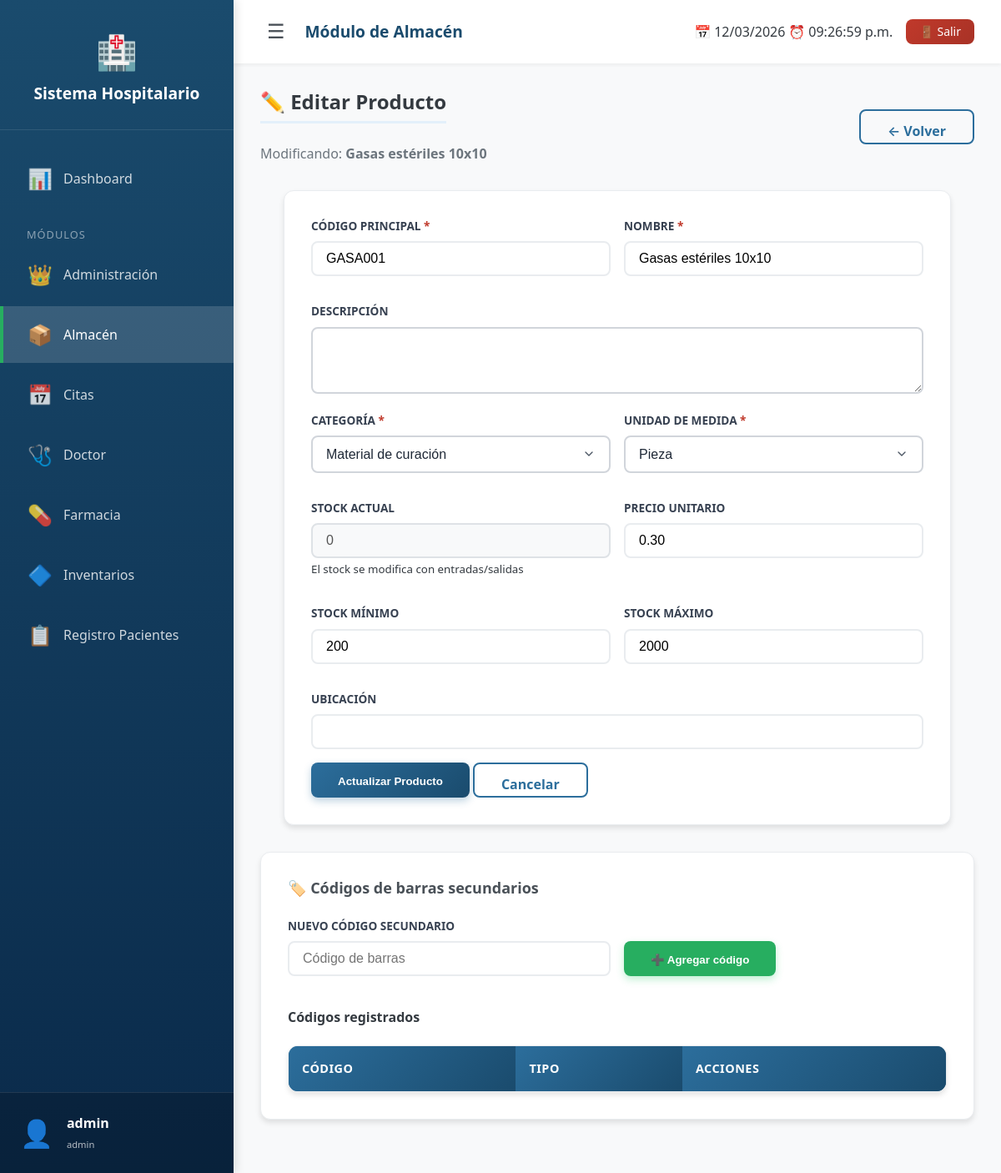
The page /Hospital/modules/almacen/editar_producto.php?id=1 (signed in) on the database its author committed.
### tables this page shows
CREATE TABLE `modulos` (
  `id` int(11) NOT NULL,
  `nombre` varchar(50) DEFAULT NULL,
  `ruta` varchar(100) DEFAULT NULL
);

CREATE TABLE `productos` (
  `id` int(11) NOT NULL,
  `departamento` enum('almacen','farmacia') NOT NULL,
  `codigo` varchar(50) DEFAULT NULL,
  `nombre` varchar(200) NOT NULL,
  `descripcion` text DEFAULT NULL,
  `categoria_almacen_id` int(11) DEFAULT NULL,
  `categoria_farmacia_id` int(11) DEFAULT NULL,
  `unidad_medida` enum('pieza','caja','frasco','tableta','capsula','ampolleta','ml','litro','gramo','kilogramo','metro','otro') DEFAULT 'pieza',
  `stock_minimo` int(11) DEFAULT 10,
  `stock_maximo` int(11) DEFAULT 1000,
  `precio_unitario` decimal(10,2) DEFAULT 0.00,
  `ubicacion` varchar(100) DEFAULT NULL,
  `activo` tinyint(1) DEFAULT 1,
  `fecha_registro` timestamp NOT NULL DEFAULT current_timestamp()
);

CREATE TABLE `categorias_almacen` (
  `id` int(11) NOT NULL,
  `nombre` varchar(100) NOT NULL,
  `tipo` enum('material_medico','oficina','limpieza','equipo','otro') NOT NULL,
  `descripcion` text DEFAULT NULL
);

### Hospital/modules/almacen/editar_producto.php (the view, shortened to what this page needs)
<?php
require_once '../../config/db.php';
require_once '../../includes/header.php';
$id = $_GET['id'];
$stmt = $pdo->prepare("
    SELECT p.*,
           COALESCE(sa.cantidad_total, 0) as stock_actual
    FROM productos p
    LEFT JOIN stock_actual sa ON p.id = sa.producto_id AND sa.departamento = 'almacen'
    WHERE p.id = ? AND p.departamento = 'almacen'
");
$stmt->execute([$id]);
$producto = $stmt->fetch();
$categorias = $pdo->query("SELECT * FROM categorias_almacen ORDER BY nombre")->fetchAll();
?>
<div class="fade-in modulo-almacen">
    <div style="display: flex; justify-content: space-between; align-items: center; margin-bottom: var(--spacing-xl);">
        <div>
            <h1>✏️ Editar Producto</h1>
            <p style="color: var(--gray-600);">Modificando: <strong><?= htmlspecialchars($producto['nombre']) ?></strong></p>
        </div>
        <a href="productos.php" class="almacen-btn almacen-btn-outline">← Volver</a>
    </div>
    <div class="almacen-card" style="max-width: 800px; margin: 0 auto;">
        <form method="POST" action="actualizar_producto.php">
            <div class="almacen-form-row">
                <div class="almacen-form-group">
                    <label class="required">Código principal</label>
                    <input type="text" name="codigo" class="almacen-form-control" required
                           value="<?= htmlspecialchars($producto['codigo']) ?>">
                </div>
                <div class="almacen-form-group">
                    <label class="required">Nombre</label>
                    <input type="text" name="nombre" class="almacen-form-control" required
                           value="<?= htmlspecialchars($producto['nombre']) ?>">
                </div>
            </div>
            <div class="almacen-form-group">
                <label>Descripción</label>
                <textarea name="descripcion" class="almacen-form-control" rows="2"><?= htmlspecialchars($producto['descripcion'] ?? '') ?></textarea>
            </div>
            <div class="almacen-form-row">
                <div class="almacen-form-group">
                    <label class="required">Categoría</label>
                    <select name="categoria_almacen_id" class="almacen-form-control" required>
                        <?php foreach ($categorias as $c): ?>
                            <option value="<?= $c['id'] ?>" <?= $c['id'] == $producto['categoria_almacen_id'] ? 'selected' : '' ?>>
                                <?= htmlspecialchars($c['nombre']) ?>
                            </option>
                        <?php endforeach; ?>
                    </select>
                </div>
                <div class="almacen-form-group">
                    <label class="required">Unidad de medida</label>
                    <select name="unidad_medida" class="almacen-form-control" required>
                        <option value="pieza" <?= $producto['unidad_medida'] == 'pieza' ? 'selected' : '' ?>>Pieza</option>
                    </select>
                </div>
            </div>
            <div class="almacen-form-row">
                <div class="almacen-form-group">
                    <label>Stock actual</label>
                    <input type="number" class="almacen-form-control" value="<?= $producto['stock_actual'] ?>" readonly disabled>
                    <small class="almacen-text-muted">El stock se modifica con entradas/salidas</small>
                </div>
                <div class="almacen-form-group">
                    <label>Precio unitario</label>
                    <input type="number" step="0.01" name="precio_unitario" class="almacen-form-control"
                           value="<?= $producto['precio_unitario'] ?>">
                </div>
            </div>
            <div class="almacen-form-row">
                <div class="almacen-form-group">
                    <label>Stock mínimo</label>
                    <input type="number" name="stock_minimo" class="almacen-form-control" value="<?= $producto['stock_minimo'] ?>">
                </div>
                <div class="almacen-form-group">
                    <label>Stock máximo</label>
                    <input type="number" name="stock_maximo" class="almacen-form-control" value="<?= $producto['stock_maximo'] ?>">
                </div>
            </div>
            <div class="almacen-form-group">
                <label>Ubicación</label>
                <input type="text" name="ubicacion" class="almacen-form-control" value="<?= htmlspecialchars($producto['ubicacion'] ?? '') ?>">
            </div>
            <div class="almacen-flex almacen-gap-sm">
                <button type="submit" class="almacen-btn almacen-btn-primary">Actualizar Producto</button>
                <a href="productos.php" class="almacen-btn almacen-btn-outline">Cancelar</a>
            </div>
        </form>
    </div>
    <div class="almacen-card" style="margin-top: var(--spacing-xl);">
        <h3>🏷️ Códigos de barras secundarios</h3>
        <form method="POST" action="guardar_codigo.php" style="margin-bottom: var(--spacing-lg);">
            <div class="almacen-form-row">
                <div class="almacen-form-group" style="flex: 1;">
                    <label>Nuevo código secundario</label>
                    <input type="text" name="codigo" class="almacen-form-control" placeholder="Código de barras" required>
                </div>
                <div class="almacen-form-group">
                    <label>&nbsp;</label>
                    <button type="submit" class="almacen-btn almacen-btn-success">➕ Agregar código</button>
                </div>
            </div>
        </form>
        <h4>Códigos registrados</h4>
        <div class="almacen-tabla-container">
            <table class="almacen-tabla">
                <thead>
                    <tr>
                        <th>Código</th>
                        <th>Tipo</th>
                        <th>Acciones</th>
                    </tr>
                </thead>
            </table>
        </div>
    </div>
</div>
<?php require_once '../../includes/footer.php'; ?>

### Hospital/includes/header.php (shortened to what this page needs)
<?php
$menu_modulos = [];
if (isset($_SESSION['user_id'])) {
    require_once __DIR__ . '/../config/db.php';
    try {
        $stmt = $pdo->prepare("
            SELECT m.nombre, m.ruta,
                   CASE m.nombre
                       WHEN 'Administración' THEN '👑'
                       WHEN 'Almacén' THEN '📦'
                       WHEN 'Citas' THEN '📅'
                       WHEN 'Doctor' THEN '🩺'
                       WHEN 'Farmacia' THEN '💊'
                       WHEN 'Registro Pacientes' THEN '📋'
                       ELSE '🔷'
                   END as icono
            FROM usuario_modulos um
            JOIN modulos m ON um.modulo_id = m.id
            WHERE um.usuario_id = ?
            ORDER BY m.nombre
        ");
        $stmt->execute([$_SESSION['user_id']]);
        $menu_modulos = $stmt->fetchAll();
    } catch (PDOException $e) {
        error_log("Error al cargar módulos: " . $e->getMessage());
        $menu_modulos = [];
    }
}
?>
<!DOCTYPE html>
<html lang="es">
<head>
    <link rel="stylesheet" href="<?= BASE_URL ?>assets/css/estilos.css">
    <?php
    $ruta_actual = $_SERVER['PHP_SELF'];
    if (strpos($ruta_actual, '/modules/almacen/') !== false): ?>
        <link rel="stylesheet" href="<?= BASE_URL ?>modules/almacen/assets/css/almacen.css">
    <?php
    elseif (strpos($ruta_actual, '/modules/farmacia/') !== false): ?>
        <link rel="stylesheet" href="<?= BASE_URL ?>modules/farmacia/assets/css/farmacia.css">
    <?php endif; ?>
</head>
<body class="<?php echo (strpos($_SERVER['PHP_SELF'], '/modules/almacen/') !== false) ? 'modulo-almacen' : ''; ?>">
    <div class="app-wrapper">
        <aside class="sidebar" id="sidebar">
            <div class="sidebar-logo">
                <div class="logo-icon">🏥</div>
                <h2><?= SISTEMA_NOMBRE ?></h2>
            </div>
            <?php if (isset($_SESSION['user_id'])): ?>
                <ul class="nav-menu">
                    <li class="nav-item">
                        <a href="<?= BASE_URL ?>dashboard.php" class="nav-link <?= basename($_SERVER['PHP_SELF']) == 'dashboard.php' ? 'active' : '' ?>">
                            <span class="nav-icon">📊</span>
                            <span class="nav-text">Dashboard</span>
                        </a>
                    </li>
                    <li class="nav-item" style="margin-top: var(--spacing-lg);">
                        <div style="padding: 0 var(--spacing-lg); color: rgba(255,255,255,0.5); font-size: 0.8rem; text-transform: uppercase; letter-spacing: 1px;">
                            <span class="nav-text">Módulos</span>
                        </div>
                    </li>
                    <?php if (!empty($menu_modulos)): ?>
                        <?php foreach ($menu_modulos as $modulo): ?>
                            <li class="nav-item">
                                <a href="<?= BASE_URL ?>modules/<?= $modulo['ruta'] ?>/index.php"
                                   class="nav-link <?= strpos($_SERVER['PHP_SELF'], $modulo['ruta']) !== false ? 'active' : '' ?>">
                                    <span class="nav-icon"><?= $modulo['icono'] ?></span>
                                    <span class="nav-text"><?= $modulo['nombre'] ?></span>
                                </a>
                            </li>
                        <?php endforeach; ?>
                    <?php endif; ?>
                </ul>
                <div class="user-info-sidebar">
                    <div class="user-name">
                        <span class="user-avatar">👤</span>
                        <span class="nav-text">
                            <strong><?= htmlspecialchars($_SESSION['usuario'] ?? 'Usuario') ?></strong>
                            <br>
                            <small style="font-size: 0.7rem; opacity: 0.7;"><?= $_SESSION['rol'] ?? '' ?></small>
                        </span>
                    </div>
                </div>
            <?php endif; ?>
        </aside>
        <main class="main-content" id="mainContent">
            <header class="main-header">
                <div style="display: flex; align-items: center; gap: var(--spacing-md);">
                    <button class="sidebar-toggle" id="sidebarToggle" title="Toggle sidebar">
                        ☰
                    </button>
                    <h2 style="margin: 0; font-size: 1.2rem;">
                        <?php
                        $pagina = basename($_SERVER['PHP_SELF']);
                        $modulo = basename(dirname($_SERVER['PHP_SELF']));
                        if ($pagina == 'dashboard.php') {
                            echo 'Panel Principal';
                        } elseif ($modulo == 'admin') {
                            echo 'Administración';
                        } elseif ($modulo == 'almacen') {
                            echo 'Módulo de Almacén';
                        } elseif ($modulo == 'farmacia') {
                            echo 'Módulo de Farmacia';
                        } else {
                            echo ucfirst(str_replace('.php', '', $pagina));
                        }
                        ?>
                    </h2>
                </div>
                <?php if (isset($_SESSION['user_id'])): ?>
                    <div style="display: flex; align-items: center; gap: var(--spacing-md);">
                        <span style="display: flex; align-items: center; gap: var(--spacing-xs);">
                            <span>📅</span>
                            <span id="fechaActual"><?= date('d/m/Y') ?></span>
                            <span>⏰</span>
                            <span id="horaActual"></span>
                        </span>
                        <a href="<?= BASE_URL ?>logout.php" class="btn btn-sm btn-danger" onclick="return confirm('¿Cerrar sesión?')">
                            🚪 Salir
                        </a>
                    </div>
                <?php endif; ?>
            </header>
            <div style="flex: 1; padding: var(--spacing-xl);">

### Hospital/assets/css/estilos.css (style rules this page uses)
:root { --primary: #2c6e9c; --primary-dark: #1a4b6d; --primary-light: #4a8bb7; --primary-soft: #e3f0fa; --success: #27ae60; --success-dark: #219a52; --success-light: #d4edda; --danger: #c0392b; --danger-dark: #a83226; --danger-light: #f8d7da; --warning: #f39c12; --warning-light: #fff3cd; --info: #3498db; --info-light: #d1ecf1; --gray-100: #f8f9fa; --gray-200: #e9ecef; --gray-300: #dee2e6; --gray-400: #ced4da; --gray-500: #adb5bd; --gray-600: #6c757d; --gray-700: #495057; --gray-800: #343a40; --gray-900: #212529; --shadow-sm: 0 2px 4px rgba(0,0,0,0.05); --shadow-md: 0 4px 6px rgba(0,0,0,0.1); --shadow-lg: 0 10px 15px rgba(0,0,0,0.1); --shadow-xl: 0 20px 25px rgba(0,0,0,0.15); --radius-sm: 4px; --radius-md: 8px; --radius-lg: 12px; --radius-xl: 20px; --spacing-xs: 4px; --spacing-sm: 8px; --spacing-md: 16px; --spacing-lg: 24px; --spacing-xl: 32px; --spacing-xxl: 48px; --font-family: 'Segoe UI', Roboto, system-ui, -apple-system, sans-serif; --font-size-xs: 0.75rem; --font-size-sm: 0.875rem; --font-size-md: 1rem; --font-size-lg: 1.125rem; --font-size-xl: 1.25rem; --font-size-xxl: 1.5rem; --transition-fast: 150ms ease; --transition-normal: 250ms ease; --transition-slow: 350ms ease; }
* { margin: 0; padding: 0; box-sizing: border-box; }
html { font-size: 16px; scroll-behavior: smooth; }
body { font-family: var(--font-family); background: linear-gradient(135deg, #f5f7fa 0%, #e9eef2 100%); color: var(--gray-800); line-height: 1.5; min-height: 100vh; display: flex; flex-direction: column; }
h1, h2, h3, h4, h5, h6 { color: var(--gray-800); margin-bottom: var(--spacing-lg); font-weight: 600; line-height: 1.2; }
h1 { font-size: var(--font-size-xxl); border-bottom: 3px solid var(--primary-soft); padding-bottom: var(--spacing-sm); display: inline-block; }
h2 { font-size: var(--font-size-xl); color: var(--primary-dark); }
h3 { font-size: var(--font-size-lg); color: var(--gray-700); display: flex; align-items: center; gap: var(--spacing-sm); }
.btn { display: inline-flex; align-items: center; justify-content: center; gap: var(--spacing-sm); padding: var(--spacing-md) var(--spacing-xl); border: none; border-radius: var(--radius-md); font-size: var(--font-size-md); font-weight: 500; cursor: pointer; transition: all var(--transition-fast); text-decoration: none; line-height: 1; position: relative; overflow: hidden; }
.btn::after { content: ''; position: absolute; top: 50%; left: 50%; width: 0; height: 0; border-radius: 50%; background: rgba(255, 255, 255, 0.3); transform: translate(-50%, -50%); transition: width 0.3s, height 0.3s; }
.btn-danger { background: linear-gradient(135deg, var(--danger) 0%, var(--danger-dark) 100%); color: white; }
.btn-sm { padding: var(--spacing-sm) var(--spacing-md); font-size: var(--font-size-sm); }
table { width: 100%; border-collapse: collapse; font-size: var(--font-size-sm); }
table thead { background: linear-gradient(135deg, var(--primary) 0%, var(--primary-dark) 100%); color: white; }
table th { padding: var(--spacing-md) var(--spacing-lg); text-align: left; font-weight: 600; text-transform: uppercase; font-size: var(--font-size-xs); letter-spacing: 0.5px; white-space: nowrap; }
.fade-in { animation: fadeIn 0.5s ease; }
.main-header h2 { color: var(--primary-dark); font-size: 1.1rem; font-weight: 600; margin: 0; }
.sidebar, .main-content { transition: all 0.3s cubic-bezier(0.4, 0, 0.2, 1); }

### rows shown on the page
modulos: icono "👑", nombre "Administración"
modulos: icono "📦", nombre "Almacén"
modulos: icono "📅", nombre "Citas"
modulos: icono "🩺", nombre "Doctor"
modulos: icono "💊", nombre "Farmacia"
modulos: icono "🔷", nombre "Inventarios"
modulos: icono "📋", nombre "Registro Pacientes"
productos: nombre "Gasas estériles 10x10", codigo "GASA001", categoria_almacen_id "Material de curación", unidad_medida "Pieza", precio_unitario "0.30", stock_minimo "200", stock_maximo "2000"

### other values the page prints
SISTEMA_NOMBRE "Sistema Hospitalario"
$_SESSION['usuario'] "admin"
$_SESSION['rol'] "admin"
